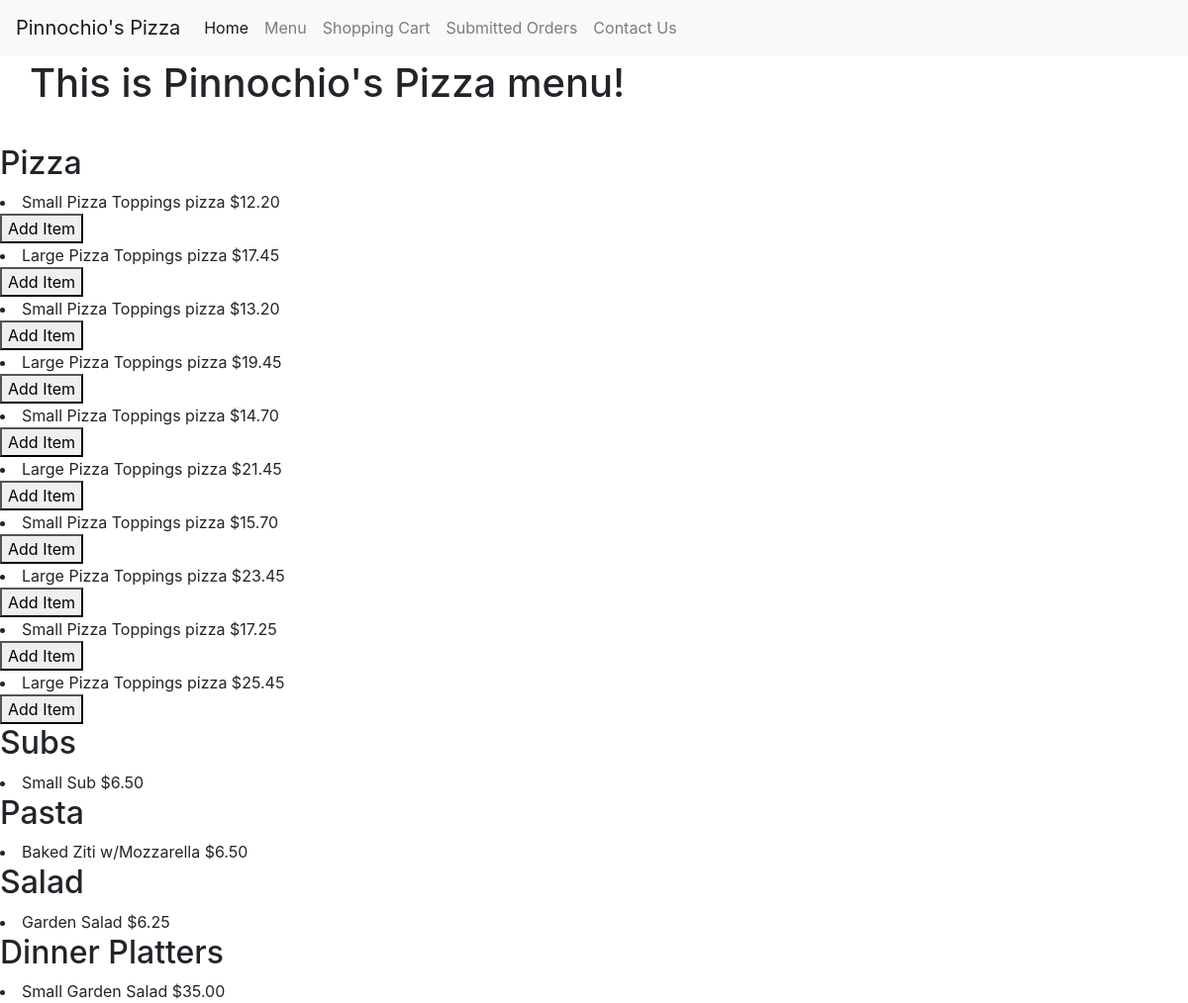
The page /menu on the database its author committed.
### orders/models.py (models this page shows, shortened)
class Food(models.Model):
    item = models.ForeignKey(Item, on_delete=models.CASCADE, related_name="FoodItem")
    price = models.DecimalField(max_digits = 10, decimal_places=2,validators=[MinValueValidator(0)])
    size = models.ForeignKey(Size, on_delete=models.CASCADE, related_name="Size")
    options = (('true', 'Yes'), ('false', 'No'))
    hasToppings = models.CharField(max_length = 5, choices = options, default = 'false')
    numToppings = models.PositiveIntegerField(default = 0, help_text = "0 for cheese pizza")
    name = models.CharField(max_length = 64, default = "None", help_text = "Do not include size in name")

class Size(models.Model):
    name = models.CharField(max_length = 64)
    def __str__(self):
        return f"{self.name}"

class Item(models.Model):
    name = models.CharField(max_length = 64)
    def __str__(self):
        return f"{self.name}"

### orders/views.py (the view)
# urls.py: path("menu", views.menu, name="menu"),
def menu(request):
    context = {
        "page_text": "This is Pinnochio's Pizza menu!",
        "pizzas": Food.objects.filter(item__name = 'Pizza'),
        "subs": Food.objects.filter(item__name = 'Sub'),
        "pastas": Food.objects.filter(item__name = 'Pasta'),
        "salads": Food.objects.filter(item__name = 'Salad'),
        "dinners": Food.objects.filter(item__name = 'Dinner Platter')
    }
    return render(request, "orders/menu.html", context)

### orders/templates/orders/menu.html (shortened to what this page needs)
{% extends "orders/base.html" %}
{% block body %}
  <h1 class= "main">
    {{ page_text }}
  </h1>
  <h2>Pizza</h2>
   {% for pizza in pizzas %}
      <li>
        {{ pizza.size }} {{ pizza.item }} Toppings pizza ${{ pizza.price }}
      </li>
      <form action="{% url 'add_item' pizza.id%}" method="post">
        <button type="submit" value="pizza.name">Add Item</button>
      </form>
    {% endfor %}
  <h2>Subs</h2>
    {% for sub in subs %}
      <li>
        {{sub.size}} {{ sub.item }} ${{sub.price}}
      </li>
    {% endfor %}
  <h2>Pasta</h2>
   {% for pasta in pastas %}
      <li>
         {{ pasta.name }} ${{pasta.price}}
      </li>
    {% endfor %}
  <h2>Salad</h2>
    {% for salad in salads %}
      <li>
        {{ salad.name }} ${{salad.price}}
      </li>
    {% endfor %}
  <h2>Dinner Platters</h2>
    {% for dinner in dinners %}
      <li>
        {{ dinner.size }} {{ dinner.name }} ${{dinner.price}}
      </li>
    {% endfor %}
{% endblock %}

### orders/templates/orders/base.html (style rules this page uses)
.main { padding: 30px; margin-top: 30px; }

### rows shown on the page
Food: size "Small", item "Pizza", price "12.20"
Food: size "Large", item "Pizza", price "17.45"
Food: size "Small", item "Pizza", price "13.20"
Food: size "Large", item "Pizza", price "19.45"
Food: size "Small", item "Pizza", price "14.70"
Food: size "Large", item "Pizza", price "21.45"
Food: size "Small", item "Pizza", price "15.70"
Food: size "Large", item "Pizza", price "23.45"
Food: size "Small", item "Pizza", price "17.25"
Food: size "Large", item "Pizza", price "25.45"
Food: size "Small", item "Sub", price "6.50"
Food: name "Baked Ziti w/Mozzarella", price "6.50"
Food: name "Garden Salad", price "6.25"
Food: size "Small", name "Garden Salad", price "35.00"

### other values the page prints
{{ page_text }} "This is Pinnochio's Pizza menu!"
